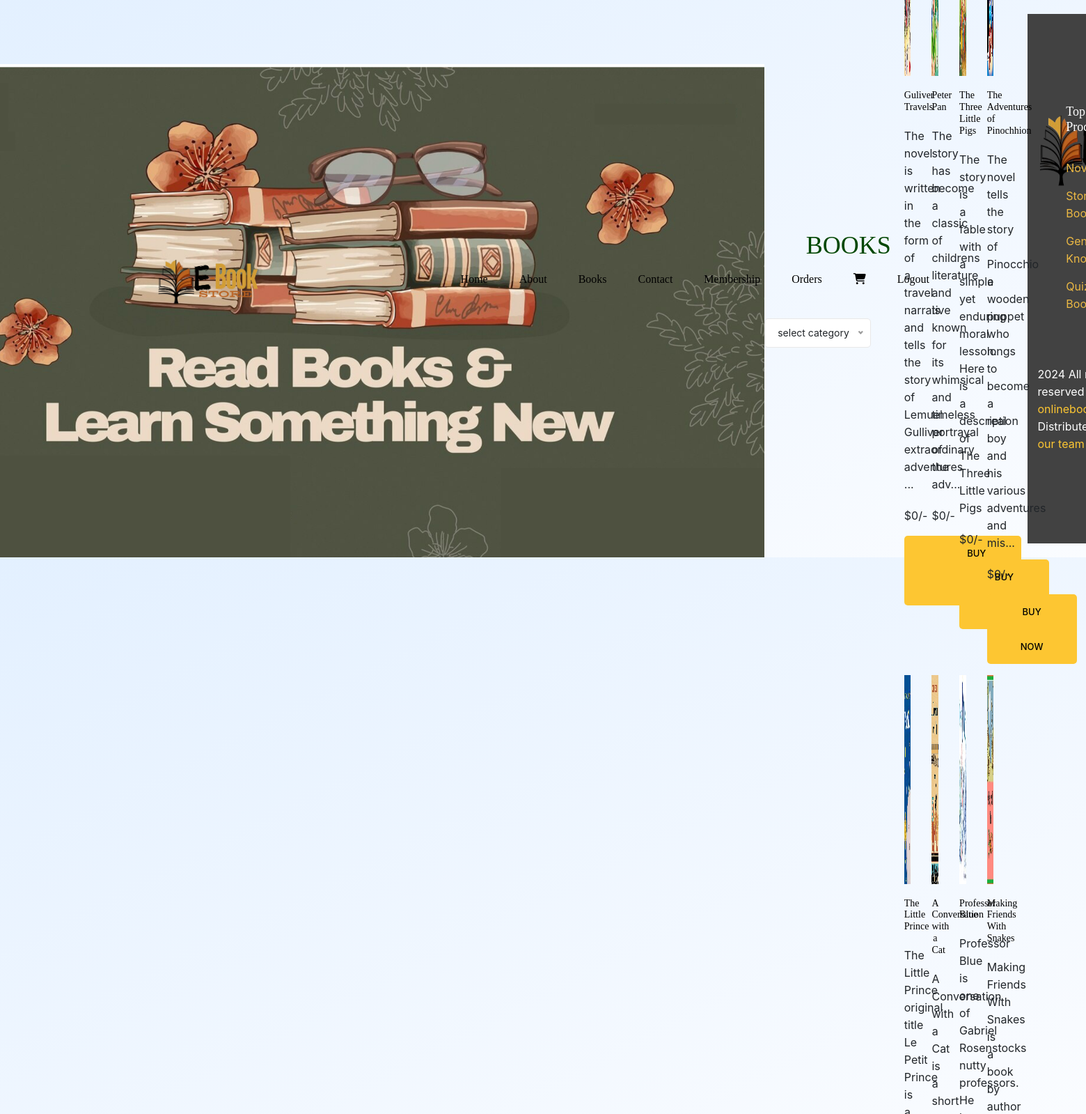
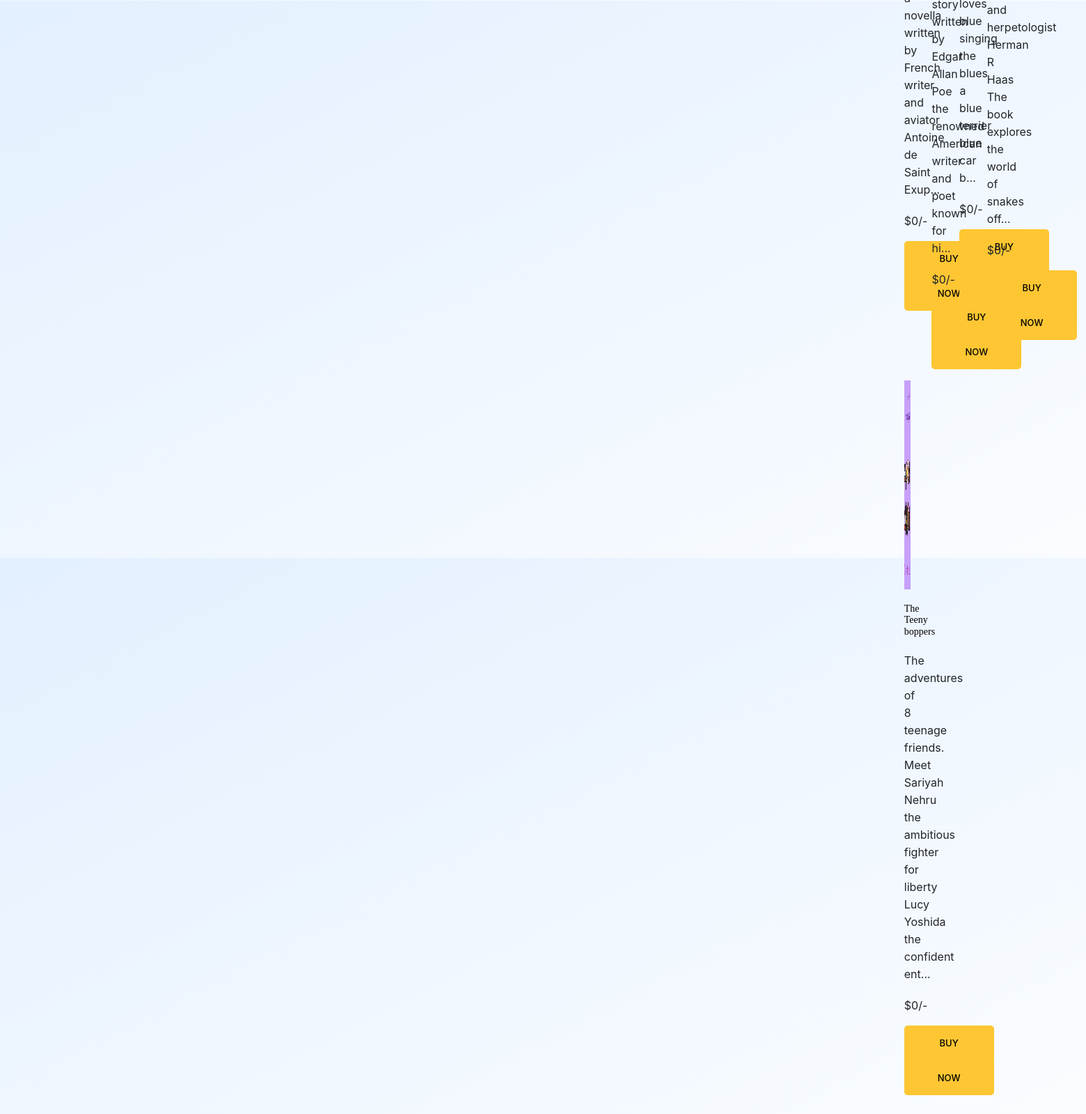
The page /books.php on the database its author committed (2 pictures, top to bottom).
### books.php (the view, shortened to what this page needs)
<?php
include('config.php');
include('header2.php');
?>
<!DOCTYPE html>
<html lang="en">
<head>
  <link rel="stylesheet" href="css/bootstrap.css" />
  <link rel="stylesheet" href="css/flaticon.css" />
  <link rel="stylesheet" href="css/themify-icons.css" />
  <link rel="stylesheet" href="vendors/owl-carousel/owl.carousel.min.css" />
  <link rel="stylesheet" href="vendors/nice-select/css/nice-select.css" />
  <link rel="stylesheet" href="css/style.css" />
</head>
<body>
  <img height="100%" width="100%" style="padding-top: 5.9%;" src="./img/banner/bkb.png" alt="">
  <div class="popular_courses section_gap_top">
    <div class="container">
      <div class="row justify-content-center">
        <div class="col-lg-5">
          <div class="main_title">
            <h2 class="mb-3">BOOKS</h2>
          </div>
        </div>
      </div>
    </div>
  </div>
  <?php
  $result = mysqli_query($connection, 'SELECT * from `add-books` as b inner join `books_categorey` as c on b.category = c.cid');
  if (mysqli_num_rows($result) > 0) {
  ?>
    <section class="ftco-menu mb-5 pb-5">
      <div class="container">
        <div class="row d-md-flex">
          <div class="col-lg-12 ftco-animate p-md-5">
            <div class="row">
              <div class="col-md-12 d-flex align-items-center">
                <div class="tab-content ftco-animate" id="v-pills-tabContent">
                  <div class="tab-pane fade show active" id="v-pills-2" role="tabpanel" aria-labelledby="v-pills-2-tab">
                    <div class="row" id="cat">
                      <?php
                      while ($data = mysqli_fetch_assoc($result)) {
                      ?>
                        <div class="col-sm-6 col-md-4 col-lg-3 text-center">
                          <div class="menu-wrap">
                            <img src="<?php echo 'adminpanel/books-images/' . $data['book_img'] ?>" height="300px" width="100%" alt="">
                            <div class="text">
                              <h6 style="margin-top:20px"><a href="#">
                                  <?php echo $data['book_title'] ?>
                                </a></h6>
                              <p style="margin-top:20px">
                              <?php echo strlen($data['book_discription']) > 120 ? substr($data['book_discription'], 0, 120) . '...' : $data['book_discription']; ?>
                              </p>
                              <p class="price" style="margin-top:20px"><span>
                                  <?php echo  '$'. $data['book_price'] .'/-' ?>
                                </span></p>
                              <p><a href="product-single.php?id=<?php echo $data['book_id'] ?>" class="primary-btn">Buy Now</a>
                              </p>
                            </div>
                          </div>
                        </div>
                    <?php
                      }
                    }
                    ?>
                    </div>
                  </div>
                </div>
              </div>
            </div>
          </div>
        </div>
      </div>
    </section>
    <?php
    include('footer.php');
    ?>
</body>
</html>

### header2.php (shortened to what this page needs)
<!DOCTYPE html>
<html lang="en">
<head>
  <link rel="stylesheet" href="css/bootstrap.css" />
  <link rel="stylesheet" href="css/flaticon.css" />
  <link rel="stylesheet" href="css/themify-icons.css" />
  <link rel="stylesheet" href="vendors/owl-carousel/owl.carousel.min.css" />
  <link rel="stylesheet" href="vendors/nice-select/css/nice-select.css" />
  <link rel="stylesheet" href="https://cdnjs.cloudflare.com/ajax/libs/font-awesome/6.4.2/css/all.min.css" />
  <link rel="stylesheet" href="book.css">
  <link rel="stylesheet" href="css/style.css" />
  <link rel="stylesheet" href="path/to/fontawesome/css/all.min.css">
  <link href="https://cdn.jsdelivr.net/npm/bootstrap@5.3.2/dist/css/bootstrap.min.css" rel="stylesheet">
</head>
  <header class="header_area">
    <div class="main_menu">
      <nav class="navbar navbar-expand-lg navbar-light">
        <div class="container">
          <a class="navbar-brand logo_h" href="index.php"><img height="75px" src="img/logo.png" alt="" /></a>
          <div class="collapse navbar-collapse offset" id="navbarSupportedContent">
            <ul class="nav navbar-nav menu_nav ml-auto">
              <li class="nav-item">
                <a class="nav-link" href="index.php">Home</a>
              </li>
              <li class="nav-item">
                <a class="nav-link" href="about-us.php">About</a>
              </li>
              <li class="nav-item">
                <a class="nav-link" href="books.php">Books</a>
              </li>
              <li class="nav-item">
                <a class="nav-link" href="contact.php">Contact</a>
              </li>
              <li class="nav-item">
                <a class="nav-link" href="member_create.php">Membership</a>
              </li>
              <li class="nav-item">
                <a class="nav-link" href="orders.php">Orders</a>
              </li>
              <li class="nav-item">
                <a class="nav-link" href="cartdetails.php"><i class="fa-sharp fa-solid fa-cart-shopping"></i></a>
              </li>
              <li class="nav-item">
                <a class="nav-link" href="logout.php">Logout</a>
              </li>
            </ul>
          </div>
        </div>
      </nav>
    </div>
  </header>
<body>

### footer.php (shortened to what this page needs)
<footer class="footer-area section_gap">
    <div class="container">
      <div class="row">
      <div class="col-lg-2 col-md-6 single-footer-widget">
          <img style='height:120px; width:195px;' src="./img/logo.png" alt="">
        </div>
        <div class="col-lg-2 col-md-6 single-footer-widget">
          <h4>Top Products</h4>
          <ul>
            <li><a style='color:#ecb944;' href="books.php">Novels</a></li>
            <li><a style='color:#ecb944;' href="books.php">Story Books</a></li>
            <li><a style='color:#ecb944;' href="books.php">General Knowledge</a></li>
            <li><a style='color:#ecb944;' href="books.php">Quiz Books</a></li>
          </ul>
        </div>
        <div class="col-lg-2 col-md-6 single-footer-widget">
        </div>
      </div>
      <div class="row footer-bottom d-flex justify-content-between">
        <p class="col-lg-8 col-sm-12 footer-text m-0 text-white">
          <script>document.write(new Date().getFullYear());</script> All rights reserved
             by <a href="./contact.php" target="_blank">onlinebookstore@gmail.com</a>
            Distributed by <a href="" target="_blank">our team</a>
        </p>
      </div>
    </div>
  </footer>

### css/book.css (style rules this page uses)
body { margin: 0; padding: 0; background: linear-gradient(to bottom right, #E3F0FF, #FAFCFF); height: 100vh; display: flex; justify-content: center; align-items: center; }

### rows shown on the page
add-books: book_img (picture), book_title "Guliver Travels", book_discription "The novel is written in the form of a travel narrative and tells the story of Lemuel Gulliver extraordinary adventures", book_price "0"
add-books: book_img (picture), book_title "Peter Pan", book_discription "The story has become a classic of childrens literature and is known for its whimsical and timeless portrayal of the adv", book_price "0"
add-books: book_img (picture), book_title "The Three Little Pigs", book_discription "The story is a fable with a simple yet enduring moral lesson. Here is a description of The Three Little Pigs", book_price "0"
add-books: book_img (picture), book_title "The Adventures of Pinochhion", book_discription "The novel tells the story of Pinocchio a wooden puppet who longs to become a real boy and his various adventures and mis", book_price "0"
add-books: book_img (picture), book_title "The Little Prince", book_discription "The Little Prince original title Le Petit Prince is a novella written by French writer and aviator Antoine de Saint Exup", book_price "0"
add-books: book_img (picture), book_title "A Conversation with a Cat", book_discription "A Conversation with a Cat is a short story written by Edgar Allan Poe the renowned American writer and poet known for hi", book_price "0"
add-books: book_img (picture), book_title "Professer Blue", book_discription "Professor Blue is one of Gabriel Rosenstocks nutty professors. He loves blue singing the blues a blue terrier blue car b", book_price "0"
add-books: book_img (picture), book_title "Making Friends With Snakes", book_discription "Making Friends With Snakes is a book by author and herpetologist Herman R Haas The book explores the world of snakes off", book_price "0"
add-books: book_img (picture), book_title "The Teeny boppers", book_discription "The adventures of 8 teenage friends. Meet Sariyah Nehru the ambitious fighter for liberty Lucy Yoshida the confident ent", book_price "0"
